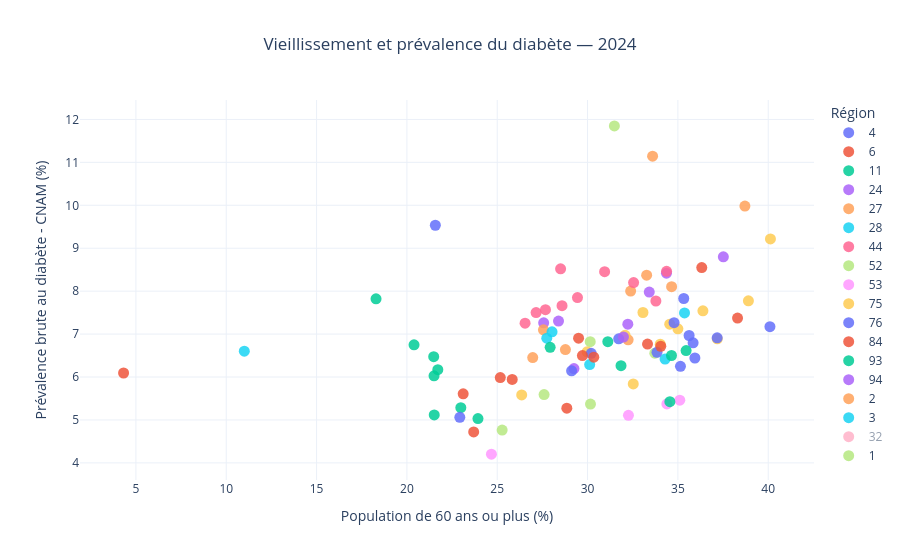

Here is the notebook cell this chart was saved with:
### Code cell
#Créer le graphique

fig_scatter = px.scatter(
    df_analyse,
    x="part_60_plus_pct",
    y="prev",
    color="region",
    hover_name="nom_departement",
    hover_data={
        "code_dept": True,
        "part_60_plus_pct": ":.1f",
        "prev": ":.2f"
    },
    title="Vieillissement et prévalence du diabète — 2024",
    labels={
        "part_60_plus_pct": "Population de 60 ans ou plus (%)",
        "prev": "Prévalence brute au diabète - CNAM (%)",
        "region": "Région"
    },
    template="plotly_white",
    opacity=0.85
)

fig_scatter.update_traces(
    marker=dict(size=11)
)

fig_scatter.update_layout(
    height=650,
    title_x=0.5,
    legend_title_text="Région"
)

fig_scatter.show()

### Figure 1 — Plotly figure (JSON) as saved in the notebook; plotly's stock layout.template omitted (floating-point values rounded to 4 significant figures)
{"data": [{"customdata": [["974"]], "hovertemplate": "<b>%{hovertext}</b><br><br>Région=4<br>Population de 60 ans ou plus (%)=%{x:.1f}<br>Prévalence brute au diabète - CNAM (%)=%{y:.2f}<br>code_dept=%{customdata[0]}<extra></extra>", "hovertext": ["La Réunion"], "legendgroup": "4", "marker": {"color": "#636efa", "opacity": 0.85, "size": 11, "symbol": "circle"}, "mode": "markers", "name": "4", "orientation": "v", "showlegend": true, "type": "scatter", "x": [21.57], "xaxis": "x", "y": [9.535], "yaxis": "y"}, {"customdata": [["976"]], "hovertemplate": "<b>%{hovertext}</b><br><br>Région=6<br>Population de 60 ans ou plus (%)=%{x:.1f}<br>Prévalence brute au diabète - CNAM (%)=%{y:.2f}<br>code_dept=%{customdata[0]}<extra></extra>", "hovertext": ["Mayotte"], "legendgroup": "6", "marker": {"color": "#EF553B", "opacity": 0.85, "size": 11, "symbol": "circle"}, "mode": "markers", "name": "6", "orientation": "v", "showlegend": true, "type": "scatter", "x": [4.317], "xaxis": "x", "y": [6.094], "yaxis": "y"}, {"customdata": [["77"], ["78"], ["91"], ["93"], ["95"], ["92"], ["75"], ["94"]], "hovertemplate": "<b>%{hovertext}</b><br><br>Région=11<br>Population de 60 ans ou plus (%)=%{x:.1f}<br>Prévalence brute au diabète - CNAM (%)=%{y:.2f}<br>code_dept=%{customdata[0]}<extra></extra>", "hovertext": ["Seine-et-Marne", "Yvelines", "Essonne", "Seine-Saint-Denis", "Val-d'Oise", "Hauts-de-Seine", "Paris", "Val-de-Marne"], "legendgroup": "11", "marker": {"color": "#00cc96", "opacity": 0.85, "size": 11, "symbol": "circle"}, "mode": "markers", "name": "11", "orientation": "v", "showlegend": true, "type": "scatter", "x": [21.48, 22.98, 21.5, 18.29, 20.39, 21.51, 23.93, 21.71], "xaxis": "x", "y": [6.474, 5.285, 6.028, 7.822, 6.75, 5.116, 5.032, 6.171], "yaxis": "y"}, {"customdata": [["37"], ["18"], ["36"], ["41"], ["45"], ["28"]], "hovertemplate": "<b>%{hovertext}</b><br><br>Région=24<br>Population de 60 ans ou plus (%)=%{x:.1f}<br>Prévalence brute au diabète - CNAM (%)=%{y:.2f}<br>code_dept=%{customdata[0]}<extra></extra>", "hovertext": ["Indre-et-Loire", "Cher", "Indre", "Loir-et-Cher", "Loiret", "Eure-et-Loir"], "legendgroup": "24", "marker": {"color": "#ab63fa", "opacity": 0.85, "size": 11, "symbol": "circle"}, "mode": "markers", "name": "24", "orientation": "v", "showlegend": true, "type": "scatter", "x": [29.25, 34.37, 37.52, 33.41, 27.57, 28.39], "xaxis": "x", "y": [6.197, 8.42, 8.8, 7.98, 7.263, 7.304], "yaxis": "y"}, {"customdata": [["25"], ["89"], ["21"], ["90"], ["39"], ["58"], ["70"], ["71"]], "hovertemplate": "<b>%{hovertext}</b><br><br>Région=27<br>Population de 60 ans ou plus (%)=%{x:.1f}<br>Prévalence brute au diabète - CNAM (%)=%{y:.2f}<br>code_dept=%{customdata[0]}<extra></extra>", "hovertext": ["Doubs", "Yonne", "Côte-d'Or", "Territoire de Belfort", "Jura", "Nièvre", "Haute-Saône", "Saône-et-Loire"], "legendgroup": "27", "marker": {"color": "#FFA15A", "opacity": 0.85, "size": 11, "symbol": "circle"}, "mode": "markers", "name": "27", "orientation": "v", "showlegend": true, "type": "scatter", "x": [26.96, 33.27, 28.77, 27.56, 32.25, 38.71, 32.39, 34.65], "xaxis": "x", "y": [6.453, 8.372, 6.64, 7.1, 6.866, 9.982, 8.003, 8.104], "yaxis": "y"}, {"customdata": [["27"], ["50"], ["61"], ["76"], ["14"]], "hovertemplate": "<b>%{hovertext}</b><br><br>Région=28<br>Population de 60 ans ou plus (%)=%{x:.1f}<br>Prévalence brute au diabète - CNAM (%)=%{y:.2f}<br>code_dept=%{customdata[0]}<extra></extra>", "hovertext": ["Eure", "Manche", "Orne", "Seine-Maritime", "Calvados"], "legendgroup": "28", "marker": {"color": "#19d3f3", "opacity": 0.85, "size": 11, "symbol": "circle"}, "mode": "markers", "name": "28", "orientation": "v", "showlegend": true, "type": "scatter", "x": [27.74, 34.29, 35.37, 28.03, 30.12], "xaxis": "x", "y": [6.904, 6.418, 7.494, 7.054, 6.29], "yaxis": "y"}, {"customdata": [["54"], ["10"], ["51"], ["08"], ["52"], ["55"], ["57"], ["67"], ["68"], ["88"]], "hovertemplate": "<b>%{hovertext}</b><br><br>Région=44<br>Population de 60 ans ou plus (%)=%{x:.1f}<br>Prévalence brute au diabète - CNAM (%)=%{y:.2f}<br>code_dept=%{customdata[0]}<extra></extra>", "hovertext": ["Meurthe-et-Moselle", "Aube", "Marne", "Ardennes", "Haute-Marne", "Meuse", "Moselle", "Bas-Rhin", "Haut-Rhin", "Vosges"], "legendgroup": "44", "marker": {"color": "#FF6692", "opacity": 0.85, "size": 11, "symbol": "circle"}, "mode": "markers", "name": "44", "orientation": "v", "showlegend": true, "type": "scatter", "x": [27.15, 29.44, 27.67, 30.94, 34.37, 32.55, 28.51, 26.54, 28.59, 33.78], "xaxis": "x", "y": [7.502, 7.85, 7.569, 8.454, 8.463, 8.199, 8.521, 7.254, 7.661, 7.771], "yaxis": "y"}, {"customdata": [["72"], ["85"], ["44"], ["49"], ["53"]], "hovertemplate": "<b>%{hovertext}</b><br><br>Région=52<br>Population de 60 ans ou plus (%)=%{x:.1f}<br>Prévalence brute au diabète - CNAM (%)=%{y:.2f}<br>code_dept=%{customdata[0]}<extra></extra>", "hovertext": ["Sarthe", "Vendée", "Loire-Atlantique", "Maine-et-Loire", "Mayenne"], "legendgroup": "52", "marker": {"color": "#B6E880", "opacity": 0.85, "size": 11, "symbol": "circle"}, "mode": "markers", "name": "52", "orientation": "v", "showlegend": true, "type": "scatter", "x": [30.15, 33.72, 25.27, 27.59, 30.16], "xaxis": "x", "y": [6.823, 6.555, 4.765, 5.591, 5.37], "yaxis": "y"}, {"customdata": [["22"], ["29"], ["35"], ["56"]], "hovertemplate": "<b>%{hovertext}</b><br><br>Région=53<br>Population de 60 ans ou plus (%)=%{x:.1f}<br>Prévalence brute au diabète - CNAM (%)=%{y:.2f}<br>code_dept=%{customdata[0]}<extra></extra>", "hovertext": ["Côtes-d'Armor", "Finistère", "Ille-et-Vilaine", "Morbihan"], "legendgroup": "53", "marker": {"color": "#FF97FF", "opacity": 0.85, "size": 11, "symbol": "circle"}, "mode": "markers", "name": "53", "orientation": "v", "showlegend": true, "type": "scatter", "x": [35.11, 32.26, 24.68, 34.39], "xaxis": "x", "y": [5.46, 5.108, 4.204, 5.372], "yaxis": "y"}, {"customdata": [["19"], ["24"], ["33"], ["47"], ["64"], ["86"], ["16"], ["17"], ["23"], ["40"], ["79"], ["87"]], "hovertemplate": "<b>%{hovertext}</b><br><br>Région=75<br>Population de 60 ans ou plus (%)=%{x:.1f}<br>Prévalence brute au diabète - CNAM (%)=%{y:.2f}<br>code_dept=%{customdata[0]}<extra></extra>", "hovertext": ["Corrèze", "Dordogne", "Gironde", "Lot-et-Garonne", "Pyrénées-Atlantiques", "Vienne", "Charente", "Charente-Maritime", "Creuse", "Landes", "Deux-Sèvres", "Haute-Vienne"], "legendgroup": "75", "marker": {"color": "#FECB52", "opacity": 0.85, "size": 11, "symbol": "circle"}, "mode": "markers", "name": "75", "orientation": "v", "showlegend": true, "type": "scatter", "x": [36.39, 38.9, 26.35, 35.0, 32.53, 29.97, 34.55, 37.18, 40.12, 34.02, 32.08, 33.07], "xaxis": "x", "y": [7.542, 7.774, 5.584, 7.123, 5.839, 6.586, 7.23, 6.889, 9.216, 6.763, 6.972, 7.503], "yaxis": "y"}, {"customdata": [["11"], ["12"], ["30"], ["46"], ["48"], ["65"], ["81"], ["09"], ["32"], ["66"], ["82"], ["31"], ["34"]], "hovertemplate": "<b>%{hovertext}</b><br><br>Région=76<br>Population de 60 ans ou plus (%)=%{x:.1f}<br>Prévalence brute au diabète - CNAM (%)=%{y:.2f}<br>code_dept=%{customdata[0]}<extra></extra>", "hovertext": ["Aude", "Aveyron", "Gard", "Lot", "Lozère", "Hautes-Pyrénées", "Tarn", "Ariège", "Gers", "Pyrénées-Orientales", "Tarn-et-Garonne", "Haute-Garonne", "Hérault"], "legendgroup": "76", "marker": {"color": "#636efa", "opacity": 0.85, "size": 11, "symbol": "circle"}, "mode": "markers", "name": "76", "orientation": "v", "showlegend": true, "type": "scatter", "x": [35.32, 35.94, 31.72, 40.1, 35.14, 35.84, 33.84, 35.62, 37.17, 34.79, 30.2, 22.93, 29.12], "xaxis": "x", "y": [7.829, 6.443, 6.89, 7.172, 6.25, 6.796, 6.576, 6.967, 6.912, 7.267, 6.551, 5.062, 6.144], "yaxis": "y"}, {"customdata": [["26"], ["69"], ["07"], ["74"], ["01"], ["15"], ["03"], ["38"], ["42"], ["43"], ["63"], ["73"]], "hovertemplate": "<b>%{hovertext}</b><br><br>Région=84<br>Population de 60 ans ou plus (%)=%{x:.1f}<br>Prévalence brute au diabète - CNAM (%)=%{y:.2f}<br>code_dept=%{customdata[0]}<extra></extra>", "hovertext": ["Drôme", "Rhône", "Ardèche", "Haute-Savoie", "Ain", "Cantal", "Allier", "Isère", "Loire", "Haute-Loire", "Puy-de-Dôme", "Savoie"], "legendgroup": "84", "marker": {"color": "#EF553B", "opacity": 0.85, "size": 11, "symbol": "circle"}, "mode": "markers", "name": "84", "orientation": "v", "showlegend": true, "type": "scatter", "x": [30.35, 23.12, 34.05, 23.7, 25.17, 38.3, 36.32, 25.83, 29.5, 33.32, 29.72, 28.85], "xaxis": "x", "y": [6.463, 5.609, 6.717, 4.721, 5.987, 7.373, 8.55, 5.943, 6.905, 6.767, 6.499, 5.275], "yaxis": "y"}, {"customdata": [["04"], ["13"], ["05"], ["06"], ["83"], ["84"]], "hovertemplate": "<b>%{hovertext}</b><br><br>Région=93<br>Population de 60 ans ou plus (%)=%{x:.1f}<br>Prévalence brute au diabète - CNAM (%)=%{y:.2f}<br>code_dept=%{customdata[0]}<extra></extra>", "hovertext": ["Alpes-de-Haute-Provence", "Bouches-du-Rhône", "Hautes-Alpes", "Alpes-Maritimes", "Var", "Vaucluse"], "legendgroup": "93", "marker": {"color": "#00cc96", "opacity": 0.85, "size": 11, "symbol": "circle"}, "mode": "markers", "name": "93", "orientation": "v", "showlegend": true, "type": "scatter", "x": [35.45, 27.93, 34.56, 31.85, 34.64, 31.12], "xaxis": "x", "y": [6.617, 6.692, 5.426, 6.263, 6.501, 6.824], "yaxis": "y"}, {"customdata": [["2B"], ["2A"]], "hovertemplate": "<b>%{hovertext}</b><br><br>Région=94<br>Population de 60 ans ou plus (%)=%{x:.1f}<br>Prévalence brute au diabète - CNAM (%)=%{y:.2f}<br>code_dept=%{customdata[0]}<extra></extra>", "hovertext": ["Haute-Corse", "Corse-du-Sud"], "legendgroup": "94", "marker": {"color": "#ab63fa", "opacity": 0.85, "size": 11, "symbol": "circle"}, "mode": "markers", "name": "94", "orientation": "v", "showlegend": true, "type": "scatter", "x": [32.23, 31.99], "xaxis": "x", "y": [7.23, 6.932], "yaxis": "y"}, {"customdata": [["972"]], "hovertemplate": "<b>%{hovertext}</b><br><br>Région=2<br>Population de 60 ans ou plus (%)=%{x:.1f}<br>Prévalence brute au diabète - CNAM (%)=%{y:.2f}<br>code_dept=%{customdata[0]}<extra></extra>", "hovertext": ["Martinique"], "legendgroup": "2", "marker": {"color": "#FFA15A", "opacity": 0.85, "size": 11, "symbol": "circle"}, "mode": "markers", "name": "2", "orientation": "v", "showlegend": true, "type": "scatter", "x": [33.6], "xaxis": "x", "y": [11.14], "yaxis": "y"}, {"customdata": [["973"]], "hovertemplate": "<b>%{hovertext}</b><br><br>Région=3<br>Population de 60 ans ou plus (%)=%{x:.1f}<br>Prévalence brute au diabète - CNAM (%)=%{y:.2f}<br>code_dept=%{customdata[0]}<extra></extra>", "hovertext": ["Guyane"], "legendgroup": "3", "marker": {"color": "#19d3f3", "opacity": 0.85, "size": 11, "symbol": "circle"}, "mode": "markers", "name": "3", "orientation": "v", "showlegend": true, "type": "scatter", "x": [11.0], "xaxis": "x", "y": [6.601], "yaxis": "y"}, {"customdata": [["59"], ["62"], ["80"], ["02"], ["60"]], "hovertemplate": "<b>%{hovertext}</b><br><br>Région=32<br>Population de 60 ans ou plus (%)=%{x:.1f}<br>Prévalence brute au diabète - CNAM (%)=%{y:.2f}<br>code_dept=%{customdata[0]}<extra></extra>", "hovertext": ["Nord", "Pas-de-Calais", "Somme", "Aisne", "Oise"], "legendgroup": "32", "marker": {"color": "#FF6692", "opacity": 0.85, "size": 11, "symbol": "circle"}, "mode": "markers", "name": "32", "orientation": "v", "showlegend": true, "type": "scatter", "visible": "legendonly", "x": [24.47, 27.27, 28.25, 28.96, 24.67], "xaxis": "x", "y": [7.385, 8.166, 8.062, 8.594, 7.129], "yaxis": "y"}, {"customdata": [["971"]], "hovertemplate": "<b>%{hovertext}</b><br><br>Région=1<br>Population de 60 ans ou plus (%)=%{x:.1f}<br>Prévalence brute au diabète - CNAM (%)=%{y:.2f}<br>code_dept=%{customdata[0]}<extra></extra>", "hovertext": ["Guadeloupe"], "legendgroup": "1", "marker": {"color": "#B6E880", "opacity": 0.85, "size": 11, "symbol": "circle"}, "mode": "markers", "name": "1", "orientation": "v", "showlegend": true, "type": "scatter", "x": [31.48], "xaxis": "x", "y": [11.85], "yaxis": "y"}], "layout": {"autosize": true, "legend": {"title": {"text": "Région"}, "tracegroupgap": 0}, "title": {"text": "Vieillissement et prévalence du diabète — 2024", "x": 0.5}, "xaxis": {"anchor": "y", "autorange": true, "domain": [0, 1], "range": [1.996, 42.44], "title": {"text": "Population de 60 ans ou plus (%)"}, "type": "linear"}, "yaxis": {"anchor": "x", "autorange": true, "domain": [0, 1], "range": [3.637, 12.42], "title": {"text": "Prévalence brute au diabète - CNAM (%)"}, "type": "linear"}}}
